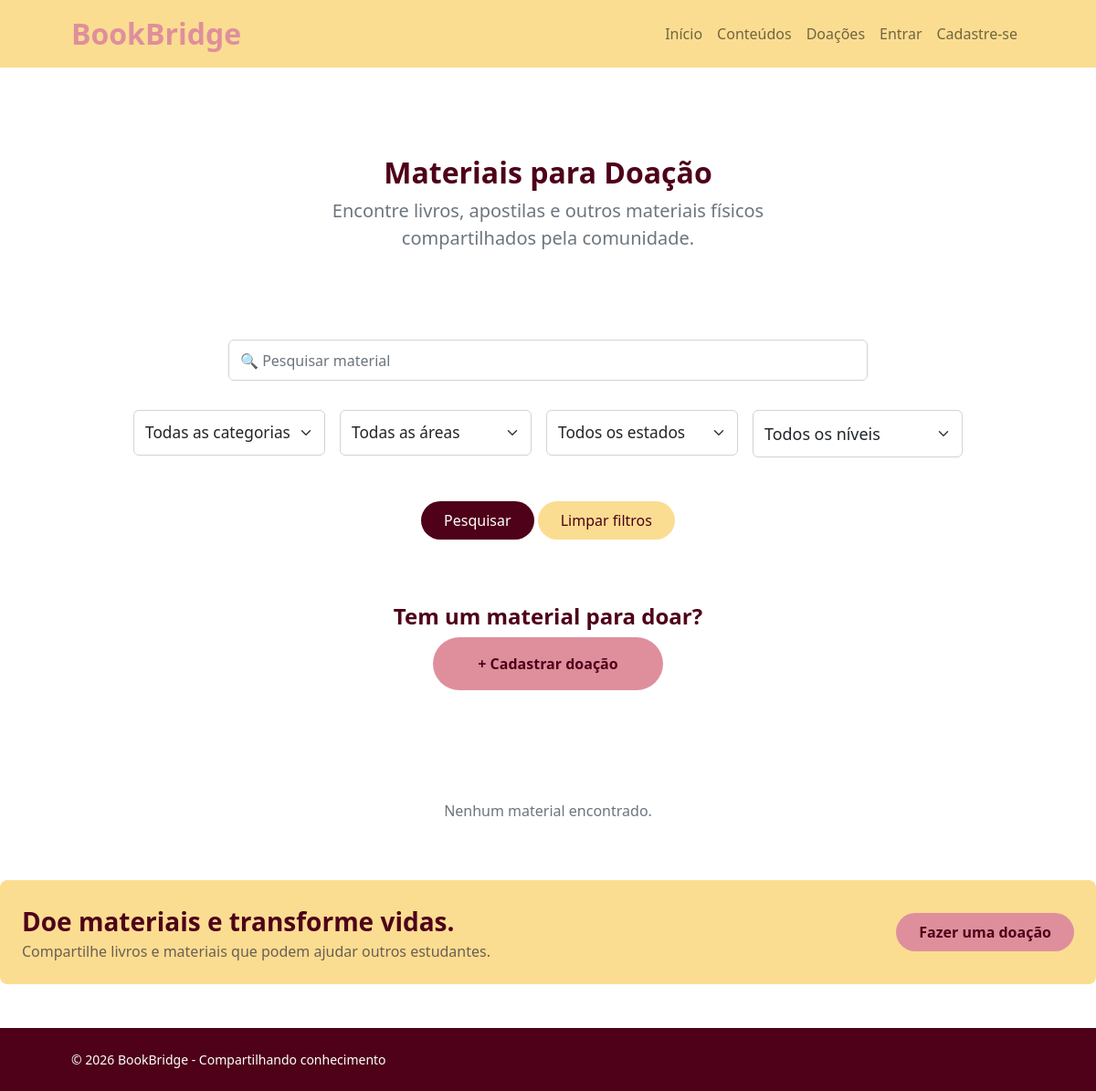
/materiais.php, run on an earlier commit of the app's database.
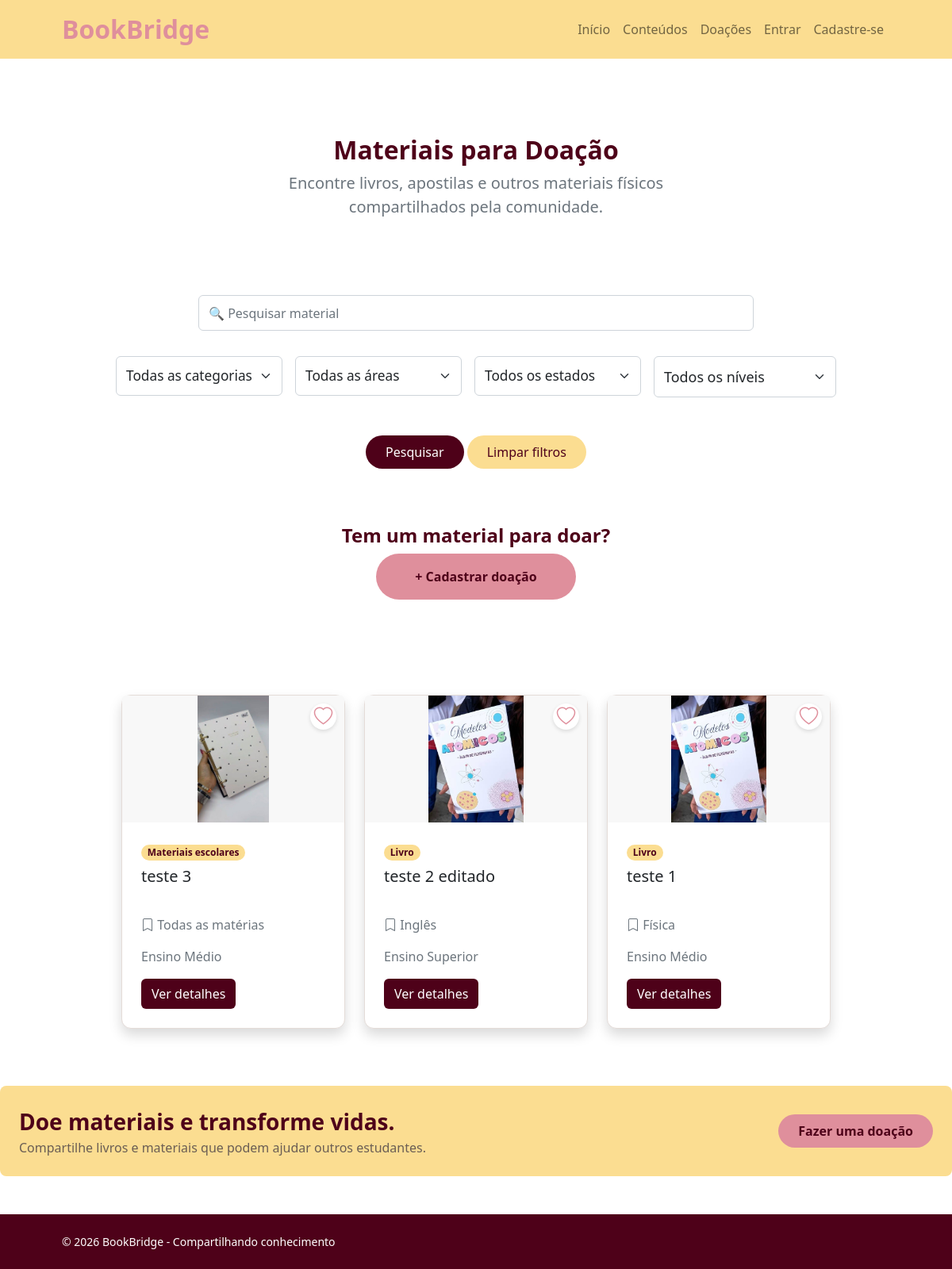
And on a later commit of the database.
### tables this page shows
CREATE TABLE `materiais` (
  `id` int NOT NULL,
  `id_usuario` int NOT NULL,
  `nome_material` varchar(150) NOT NULL,
  `categoria` varchar(50) NOT NULL,
  `area` varchar(100) DEFAULT NULL,
  `estado` char(2) DEFAULT NULL,
  `nivel` varchar(50) NOT NULL,
  `descricao` text NOT NULL,
  `imagem` varchar(255) DEFAULT NULL,
  `status` varchar(30) NOT NULL DEFAULT 'Disponível',
  `data_cadastro` timestamp NULL DEFAULT CURRENT_TIMESTAMP
);

### materiais.php (the view, shortened to what this page needs)
<?php
require_once "conecta.php";
$sql = "SELECT materiais.id, materiais.nome_material, materiais.categoria,
               materiais.area, materiais.nivel, materiais.descricao,
               materiais.imagem, materiais.status, usuarios.nome
        FROM materiais
        INNER JOIN usuarios ON materiais.id_usuario = usuarios.id
        WHERE materiais.status = 'Disponível'";
$sql .= " ORDER BY materiais.id DESC";
$stmt = mysqli_prepare($conn, $sql);
if (!mysqli_stmt_execute($stmt)) {
    mysqli_stmt_close($stmt);
    die("Não foi possível consultar os materiais.");
}
$resultado = mysqli_stmt_get_result($stmt);
?>
<!DOCTYPE html>
<html lang="pt-BR">
<head>
    <link href="https://cdn.jsdelivr.net/npm/bootstrap-icons@1.5.0/font/bootstrap-icons.css" rel="stylesheet" />
    <link href="css/styles.css" rel="stylesheet">
    <link href="css/bookbridge.css" rel="stylesheet">
</head>
<body class="d-flex flex-column h-100">
    <main class="flex-shrink-0">
        <nav class="navbar navbar-expand-lg navbar-light" style="background-color:#FBDD91;">
            <div class="container px-5">
                <a class="navbar-brand fs-2 fw-bold" href="index.php" style="color:#DF8F9C;">
                    BookBridge
                </a>
                <div class="collapse navbar-collapse" id="navbarSupportedContent">
                    <ul class="navbar-nav ms-auto mb-2 mb-lg-0">
                        <li class="nav-item">
                            <a class="nav-link" href="index.php">Início</a>
                        </li>
                        <li class="nav-item">
                            <a class="nav-link" href="conteudos.php">Conteúdos</a>
                        </li>
                        <li class="nav-item">
                            <a class="nav-link" href="materiais.php">Doações</a>
                        </li>
                        <?php if (isset($_SESSION["id_usuario"])) { ?>
                            <li class="nav-item">
                                <a class="nav-link" href="minha-conta.php">Minha Conta</a>
                            </li>
                        <?php } else { ?>
                            <li class="nav-item">
                                <a class="nav-link" href="login.html">Entrar</a>
                            </li>
                            <li class="nav-item">
                                <a class="nav-link" href="cadastro.html">Cadastre-se</a>
                            </li>
                        <?php } ?>
                    </ul>
                </div>
            </div>
        </nav>
        <section class="py-5">
            <div class="container px-5 my-5">
                <div class="row gx-5 justify-content-center">
                    <div class="col-lg-8 col-xl-6">
                        <div class="text-center">
                            <h2 class="fw-bolder" style="color:#4E0119;">
                                Materiais para Doação
                            </h2>
                            <p class="lead fw-normal text-muted mb-5">
                                Encontre livros, apostilas e outros materiais físicos compartilhados pela comunidade.
                            </p>
                        </div>
                    </div>
                </div>
            </div>
            <form method="GET" action="materiais.php">
                <div class="text-center mb-5">
                    <input
                        class="form-control mx-auto mb-3"
                        style="max-width: 700px; height: 45px;"
                        type="text"
                        name="pesquisa"
                        placeholder="🔍 Pesquisar material"
                        value="<?php echo htmlspecialchars($_GET["pesquisa"] ?? ""); ?>">
                    <div class="row justify-content-center g-3 mt-3 mb-4">
                        <div class="col-auto">
                            <select class="form-select"
                                name="categoria"
                                style="width: 210px; height: 50px; font-size: 1.08rem; font-weight: 500;">
                                <option value="">Todas as categorias</option>
                            </select>
                        </div>
                        <div class="col-auto">
                            <select class="form-select" name="area"
                                style="width: 210px; height: 50px; font-size: 1.08rem; font-weight: 500;">
                                <option value="">Todas as áreas</option>
                            </select>
                        </div>
                        <div class="col-auto">
                            <select class="form-select"
                                name="estado"
                                style="width: 210px; height: 50px; font-size: 1.08rem; font-weight: 500;">
                                <option value="">Todos os estados</option>
                            </select>
                        </div>
                        <div class="col-auto">
                            <select class="form-select"
                                name="nivel"
                                style="width: 230px; height: 52px; font-size: 1.12rem; font-weight: 500;">
                                <option value="">Todos os níveis</option>
                            </select>
                        </div>
                    </div>
                </div>
                <div class="text-center mb-4">
                    <button type="submit" class="btn rounded-pill px-4 py-2"
                        style="background-color:#4E0119; color:white;">
                        Pesquisar
                    </button>
                    <a href="materiais.php" class="btn rounded-pill px-4 py-2"
                        style="background-color:#FBDD91; color:#4E0119;">
                        Limpar filtros
                    </a>
                </div>
            </form>
            <div class="text-center acao-doacao">
                <h4 class="fw-bold text-bb-vinho mb-2">
                    Tem um material para doar?
                </h4>
                <a href="<?php echo isset($_SESSION['id_usuario']) ? 'doar-material.html' : 'login.html'; ?>"
                    class="btn px-5 py-3 rounded-pill fw-bold"
                    style="background-color:#DF8F9C; color:#4E0119;">
                    + Cadastrar doação
                </a>
            </div>
            <div class="row gx-4 justify-content-center mt-5">
                <?php if (mysqli_num_rows($resultado) > 0) { ?>
                    <?php while ($material = mysqli_fetch_assoc($resultado)) { ?>
                        <div class="col-lg-3 col-md-6 mb-4 d-flex justify-content-center">
                            <div class="card shadow border-0">
                                <?php
                                $favoritado = false;
                                ?>
                                <div class="position-relative">
                                    <?php if (!empty($material["imagem"])) { ?>
                                        <img class="card-img-top imagem-material"
                                            src="<?php echo htmlspecialchars($material["imagem"]); ?>"
                                            alt="<?php echo htmlspecialchars($material["nome_material"]); ?>">
                                    <?php } else { ?>
                                        <div class="text-center py-5 bg-light">
                                            <i class="bi bi-book" style="font-size: 4rem; color: #4E0119;"></i>
                                        </div>
                                    <?php } ?>
                                    <?php if (isset($_SESSION["id_usuario"])) { ?>
                                        <form action="processa-favorito.php" method="POST" class="favorito-card">
                                            <input type="hidden" name="id_item"
                                                value="<?php echo (int) $material["id"]; ?>">
                                            <input type="hidden" name="tipo" value="material">
                                            <input type="hidden" name="acao"
                                                value="<?php echo $favoritado ? 'remover' : 'adicionar'; ?>">
                                            <button type="submit"
                                                style="border: none; background: transparent; color: inherit; padding: 0; font-size: inherit;">
                                                <i class="bi <?php echo $favoritado ? 'bi-heart-fill' : 'bi-heart'; ?>"></i>
                                            </button>
                                        </form>
                                    <?php } else { ?>
                                        <a href="login.html"
                                            class="favorito-card"
                                            aria-label="Entre para favoritar este material"
                                            title="Entre para favoritar este material">
                                            <i class="bi bi-heart"></i>
                                        </a>
                                    <?php } ?>
                                </div>
                                <div class="card-body p-4">
                                    <div class="badge rounded-pill mb-2"
                                        style="background-color:#FBDD91; color:#4E0119;">
                                        <?php echo htmlspecialchars($material["categoria"]); ?>
                                    </div>
                                    <h5 class="card-title mb-3">
                                        <?php echo htmlspecialchars($material["nome_material"]); ?>
                                    </h5>
                                    <p class="text-muted mb-3">
                                        <i class="bi bi-bookmark"></i>
                                        <?php echo htmlspecialchars($material["area"] ?? ""); ?>
                                    </p>
                                    <p class="text-muted mb-3">
                                        <?php echo htmlspecialchars($material["nivel"]); ?>
                                    </p>
                                    <a href="<?php echo isset($_SESSION["id_usuario"])
                                        ? 'material-detalhes.php?id=' . (int) $material["id"]
                                        : 'login.html'; ?>"
                                        class="btn"
                                        style="background-color:#4E0119; color:white;">
                                        Ver detalhes
                                    </a>
                                </div>
                            </div>
                        </div>
                    <?php } ?>
                <?php } else { ?>
                    <div class="col-12 text-center">
    <p class="text-muted">
        Nenhum material encontrado.
    </p>
</div>
                <?php } ?>
            </div>
            <aside class="rounded-3 p-3 p-sm-4 mt-5" style="background-color:#FBDD91;">
                <div class="d-flex align-items-center justify-content-between flex-column flex-xl-row text-center text-xl-start">
                    <div class="mb-4 mb-xl-0">
                        <div class="fs-3 fw-bold" style="color:#4E0119;">
                            Doe materiais e transforme vidas.
                        </div>
                        <div style="color:#6B5E54;">
                            Compartilhe livros e materiais que podem ajudar outros estudantes.
                        </div>
                    </div>
                    <div class="ms-xl-4">
                        <a href="<?php echo isset($_SESSION['id_usuario']) ? 'doar-material.html' : 'login.html'; ?>"
                            class="btn px-4 py-2 fw-bold rounded-pill"
                            style="background-color:#DF8F9C; color:#4E0119;">
                            Fazer uma doação
                        </a>
                    </div>
                </div>
            </aside>
        </section>
    </main>
    <footer class="py-4 mt-auto" style="background-color:#4E0119;">
        <div class="container px-5">
            <div class="row align-items-center justify-content-between flex-column flex-sm-row">
                <div class="col-auto">
                    <div class="small m-0 text-white">
                        © 2026 BookBridge - Compartilhando conhecimento
                    </div>
                </div>
            </div>
        </div>
    </footer>
</body>
</html>

### css/bookbridge.css (style rules this page uses)
:root { --bb-vinho: #4E0119; --bb-rosa: #DF8F9C; --bb-amarelo: #FBDD91; --bb-creme: #FFF0B3; --bb-marrom: #6B5E54; }
.text-bb-vinho { color: var(--bb-vinho); }
.imagem-material { width: 100%; height: 160px; object-fit: contain; background-color: #f8f8f8; }
.card { width: 100%; max-width: 330px; border-radius: 12px; }
.card-body { padding: 20px; }
.card-title { min-height: 45px; }
.acao-doacao { margin-top: 70px; margin-bottom: 120px; }
.favorito-card { position: absolute; top: 10px; right: 10px; display: flex; align-items: center; justify-content: center; width: 33px; height: 33px; background: #fff; color: #DF8F9C; font-size: 1.47rem; line-height: 1; border-radius: 50%; box-shadow: 0 2px 5px rgba(0, 0, 0, .12); cursor: pointer; transition: .2s; }
.favorito-card::before { position: relative; left: .2px; top: 1.38px; }
.card.shadow.border-0 { border: 1px solid #E4DCD8 !important; }

What changed in the data, as far as the page shows it:
added materiais: imagem (picture), categoria "Materiais escolares", nome_material "teste 3", area "Todas as matérias", nivel "Ensino Médio"
added materiais: imagem (picture), categoria "Livro", nome_material "teste 2 editado", area "Inglês", nivel "Ensino Superior"
added materiais: imagem (picture), categoria "Livro", nome_material "teste 1", area "Física", nivel "Ensino Médio"
Also different on the page:
text no longer shown: "Nenhum material encontrado."
